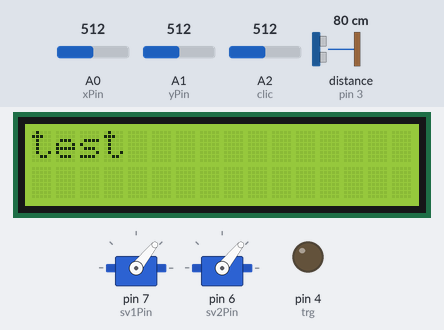
The sketch below on a simulated Arduino Uno, built with avr-gcc and run on an emulated ATmega328P. Shown: 16×2 character LCD, 2 × servo, output pins drawn as LEDs (lit = HIGH). The inputs (shaded band) are chosen by the test bench; at power-on: A2 (clic) = 512, A0 (xPin) = 512, A1 (yPin) = 512, distance to the obstacle (sensor on pin 3) 80 cm. The echo pulse lasts 58.3 µs per cm; what the sketch prints to the serial monitor is not drawn.

Above: at 1.2 s.
1.3 s: A2 (clic) set to 3
2.8 s: A2 (clic) set to 0
At 3.2 s:
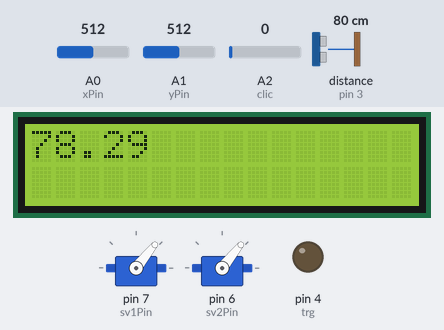
5.8 s: A0 (xPin) set to 716
At 6.2 s:
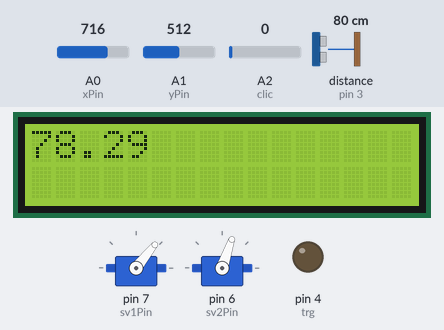
8.8 s: A1 (yPin) set to 716
At 10.0 s:
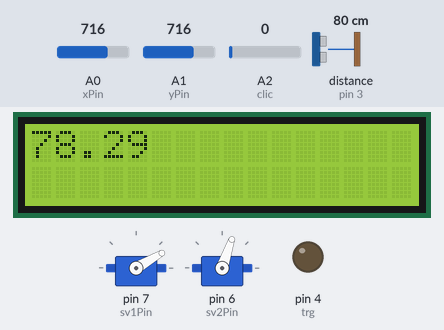
10.3 s: A0 (xPin) set to 992
At 10.8 s:
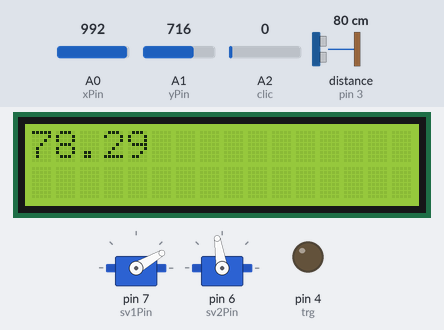
13.3 s: distance to the obstacle (sensor on pin 3) set to 2 cm
At 14.8 s:
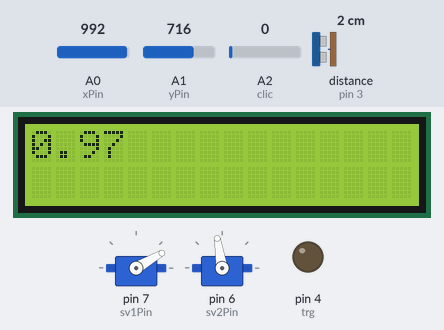
Timing chart, 0 to 16.3 s (numbered marks = the images above; inputs shaded):
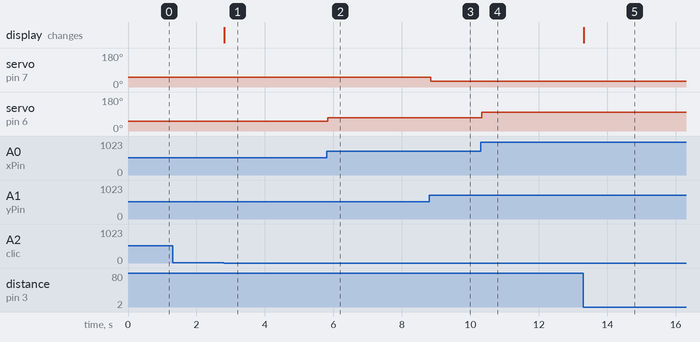

The sketch:

joyStick.ino
```cpp
#include <Servo.h>
#include <LiquidCrystal_I2C.h>
#include <Wire.h>

LiquidCrystal_I2C lcd(0x27, 2, 1, 0, 4, 5, 6, 7, 3, POSITIVE);
Servo sv1;
Servo sv2;

int trg=4;
int eco=3;

int xPin = A0;
int yPin = A1;
int clic = A2;

int sv1Pin = 7;
int sv2Pin = 6;

int iniPos = 90;

int clicked;
int xPos;
int yPos;
float servPos;
float servPos1;
float dist;
int duration;

void setup()
{
  lcd.begin(16,2); // Initializes the interface to the LCD screen, and specifies the dimensions (width and height) of the display
  lcd.clear();
  lcd.print("test");

  pinMode(trg, OUTPUT);
  pinMode(eco, INPUT);

  sv1.attach(sv1Pin);
  sv1.write(iniPos);
  sv2.attach(sv2Pin);
  sv2.write(iniPos);

  pinMode(xPin, INPUT);
  pinMode(yPin, INPUT);
  Serial.begin(9600);
}

void loop()
{


  xPos = analogRead(xPin);
  yPos = analogRead(yPin);
  clicked = analogRead(clic);
  yPos = map(yPos, 0, 1023, 1023, 0);

  if (clicked <= 1)
  {
    lcd.clear();

    digitalWrite(trg, LOW);
    delayMicroseconds(2);
    digitalWrite(trg, HIGH);
    delayMicroseconds(10);
    digitalWrite(trg, LOW);

    duration = pulseIn(eco, HIGH);
    dist =  duration*0.034/2-1;
    Serial.println(dist);
    Serial.println();
    lcd.print(dist);

  }
  servPos = yPos / 10 ;
  sv1.write(servPos);
  servPos1 = xPos / 10 ;
  sv2.write(servPos1);
  delay(10);
}
```

Measured:
- the behaviour switches between 2 and 1 on A2 (clic) (found by bisection; images 0 and 1)
- after the input at 2.8 s, the display: changes at once (image 1)
- after the input at 5.8 s, servo on pin 6 (sv2Pin): 51° → 71° at once
- after the input at 8.8 s, servo on pin 7 (sv1Pin): 51° → 30° after 0.05 s
- after the input at 10.3 s, servo on pin 6 (sv2Pin): 71° → 99° at once
- after the input at 13.3 s, the display: changes at once (image 5)
